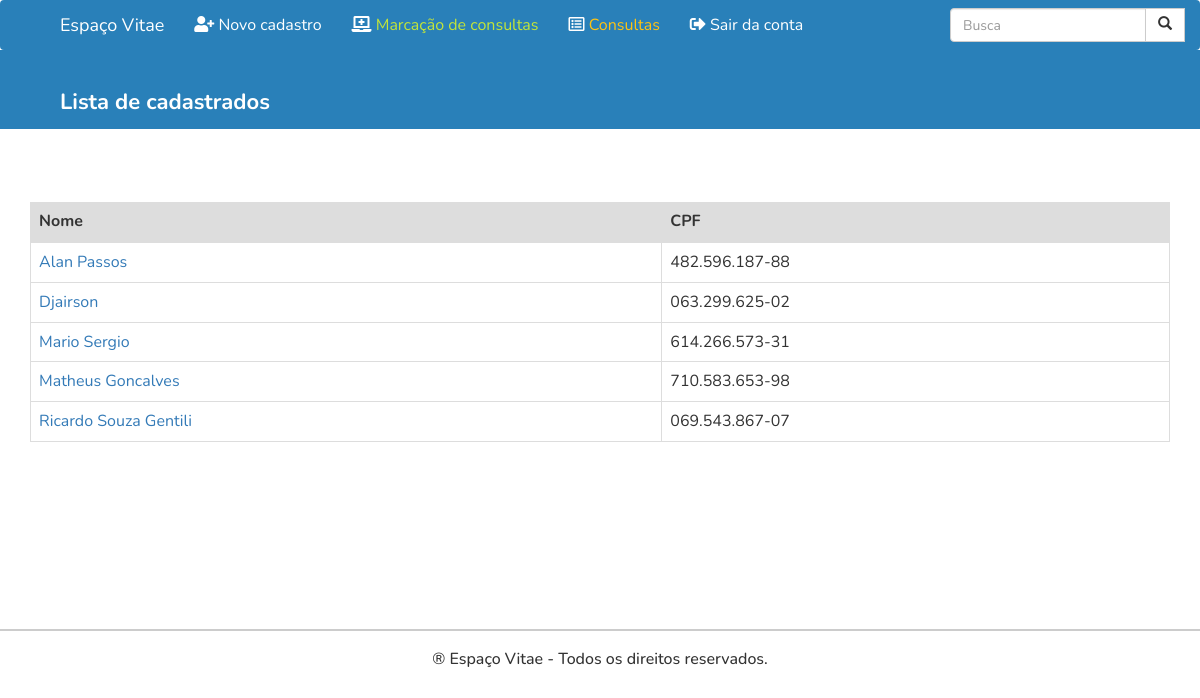
Page /busca.php (signed in) on the committed database.
### tables this page shows
CREATE TABLE `cadastro_pessoa` (
  `id_pessoa` int(11) NOT NULL,
  `nome` varchar(30) NOT NULL,
  `rg` varchar(15) NOT NULL,
  `cpf` varchar(15) NOT NULL,
  `celular` varchar(12) NOT NULL,
  `data_nascimento` varchar(10) NOT NULL,
  `rua` varchar(50) NOT NULL,
  `numero` int(11) NOT NULL,
  `bairro` varchar(50) NOT NULL,
  `cidade` varchar(50) NOT NULL,
  `estado` varchar(2) NOT NULL,
  `sexo` varchar(1) NOT NULL,
  `observacoes` varchar(500) NOT NULL
);

### busca.php (the view, shortened to what this page needs)
<?php
include_once 'layout/header.php';
include_once 'DB/connection.php';
$n = $_GET['search'];
?>
<div class="titulos">
  <h2><strong>Lista de cadastrados</strong></h2>
</div>
<div class="container">
  <?php
  $consulta = ("SELECT id_pessoa, nome, cpf FROM cadastro_pessoa where nome like '%$n%' ORDER BY nome ASC");
  $conn = $db->query($consulta) or die($mysqli->error);
  if ($conn->num_rows <= 0) {
    include_once 'mensagens/resultadoNaoEncontrado.php';
  } else {
    ?>
    <table class="table">
      <thead>
        <tr>
          <th>Nome</th>
          <th>CPF</th>
        </tr>
      </thead>
      <tbody>
        <?php
        while ($dado = $conn->fetch_array()) {
          ?>
          <tr>
            <td><a href="editarcadastro.php?search=<?php echo $dado['nome']; ?>"> <?php echo $dado['nome']; ?></a></td>
            <td><?php echo $dado['cpf']; ?></td>
          </tr>
        <?php
      }
    }
    ?>
    </tbody>
  </table>
</div>
<?php include_once 'layout/footer.php' ?>

### layout/header.php (shortened to what this page needs)
<!DOCTYPE html>
<html lang="pt-br">
<head>
    <link rel="stylesheet" type="text/css" href="assets/css/main.css">
    <link rel="stylesheet" href="https://maxcdn.bootstrapcdn.com/bootstrap/3.4.0/css/bootstrap.min.css">
    <link rel="stylesheet" href="https://use.fontawesome.com/releases/v5.8.2/css/all.css">
    <link rel="stylesheet" href="owl/OwlCarousel2-2.3.4/dist/assets/owl.carousel.min.css" type="text/css">
    <link rel="stylesheet" href="owl/OwlCarousel2-2.3.4/dist/assets/owl.theme.default.min.css" type="text/css">
</head>
<body>
    <nav class="navbar navbar-inverse">
        <div class="container-fluid">
            <div class="navbar-header">
                <a href="index.php" class="navbar-brand">Espaço Vitae</a>
            </div>
            <ul class="nav navbar-nav">
                <li class="active">
                    <a href="cadastrarPaciente.php">
                        <i class="fas fa-user-plus"></i> Novo cadastro
                    </a>
                </li>
                <li class="active">
                    <a href="formPesquisaUsuario.php">
                        <i class="fas fa-laptop-medical"></i><span class="font-verde"> Marcação de consultas</span>
                    </a>
                </li>
                <li class="active">
                    <a href="listarConsulta.php">
                        <i class="far fa-list-alt"></i></i><span class="font-amarela"> Consultas</span>
                    </a>
                </li>
                <li class="active">
                    <a href="logout.php">
                        <i class="fas fa-sign-out-alt"></i> Sair da conta
                    </a>
                </li>
            </ul>
            <form class="navbar-form navbar-right" action="busca.php">
                <div class="input-group">
                    <input type="text" class="form-control" placeholder="Busca" name="search">
                    <div class="input-group-btn">
                        <button class="btn btn-default" type="submit">
                            <i class="glyphicon glyphicon-search"></i>
                        </button>
                    </div>
                </div>
            </form>
        </div>
    </nav>

### layout/footer.php
    <div class="linha-horizontal-rodape"></div>
    <div class="footer-vitae">
        <h3>® Espaço Vitae - Todos os direitos reservados.</h3>
    </div>
    </body>
</html>

### assets/css/main.css (style rules this page uses)
h3, body { font-family: 'Nunito', sans-serif !important; font-size: 16px !important; }
.font-verde { color: #C4E538 !important; }
.font-amarela { color: #FFC312 !important; }
.btn { border-radius: 0px !important; }
.container { max-width: 1172px !important; min-height: 400px; }
td, th { border: 1px solid #ddd; padding: 8px; }
th { background-color: #ddd; }
.container { max-width: 700px; margin: 50px; }
h2 { font-size: 22px !important; }
.linha-horizontal-rodape { margin: 50px 0px 1px 0px; border-top: 2px solid #ccc; }
.footer-vitae { padding-bottom: 8px; text-align: center; }
.titulos, .titulo-login { background-color: #2980b9; margin: 0px !important; padding: 20px 0px 5px 5%; }
.titulos h2 { color: white; }
.container-fluid { padding-left: 5% !important; }
.navbar { margin-bottom: 0px !important; }
.navbar-inverse { background-color: #2980b9 !important; border: none !important; }
.navbar-inverse .navbar-nav>.active>a { color: white !important; background-color: #2980b9 !important; }
.navbar-brand { color: white !important; }
.navbar-form { border: none !important; }

### rows in the picture
cadastro_pessoa: nome "Alan Passos", cpf "482.596.187-88"
cadastro_pessoa: nome "Djairson", cpf "063.299.625-02"
cadastro_pessoa: nome "Mario Sergio", cpf "614.266.573-31"
cadastro_pessoa: nome "Matheus Goncalves", cpf "710.583.653-98"
cadastro_pessoa: nome "Ricardo Souza Gentili", cpf "069.543.867-07"
